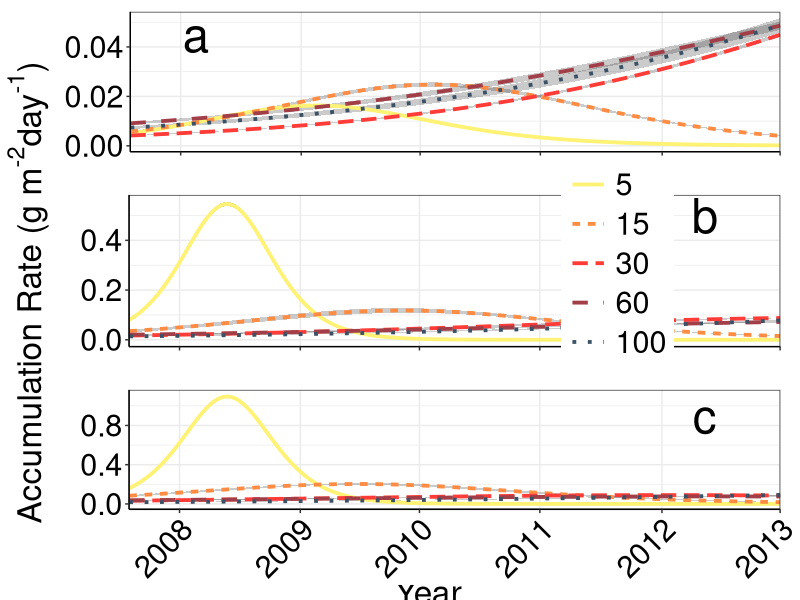

Generate this figure with R:
library(ggplot2)
library(dplyr)
this_theme<-theme_bw()+
  theme(#panel.grid.major = element_blank(),
    #panel.grid.minor = element_blank(),
    panel.background = element_blank(),
    axis.line = element_line(),
    legend.position='none', legend.title=element_blank(),
    legend.text = element_text(size=12),
    axis.title.x = element_text(size=22,vjust=-0.5),
    axis.title.y = element_text(size=22,angle=90, vjust=1.2),
    axis.text.x = element_text(colour="black", size=18),
    axis.text.y = element_text(colour="black", size=18), 
    strip.text = element_text(colour="black", size=18))

theme_set(this_theme)

vgPalette <- c("#EBD46C", "#CA7636", "#8F3928", "#63602D", "#3A2814")
otPalette <- c("#fff275", "#ff8c42", "#ff3c38", "#a23e48", "#3b5166")

coeff<-read.csv("Data/Logistic parameters of root accumulationv2.csv", header=TRUE)

log.rate<-function(t, Asym, xmid, scal){
  
  a<-Asym/scal
  b<-exp((xmid - t)/scal)
  c<- (1+exp((xmid-t)/scal))^2
  
  ans = a * (b/c)
  
  ans
}

t<- 0:1978
rates <- NULL
for(i in 1:dim(coeff)[1]){
  rates <- cbind(rates, log.rate(t, coeff[i,1], coeff[i,2], coeff[i,3]))
}
colnames(rates) <- (as.factor(coeff$plot):(as.factor(coeff$depth)))


rootrates <- data.frame(tu=rep(t,120), eu=rep(colnames(rates),each=length(t)), Mg.ha.day=c(rates))

rootrates$plot<-sub("^([^:]*):.*$", "\\1", rootrates$eu)
rootrates$depth<-sub("^[^:]*:(.*$)", "\\1", rootrates$eu)

rootrates$trt[rootrates$plot %in% c("11", "33", "26", "44")]<-"SC"
rootrates$trt[rootrates$plot %in% c('16', "34", "22", "45")]<-"CS"
rootrates$trt[rootrates$plot %in% c("12", "35", "21", "43")]<-"CC"
rootrates$trt[rootrates$plot %in% c('14', "36", "25", "42")]<-"CCW"
rootrates$trt[rootrates$plot %in% c("13", "31", "24", "46")]<-"P"
rootrates$trt[rootrates$plot %in% c('15', "32", "23", "41")]<-"PF"

library(reshape2)
library(plotrix)
plotmelt<-melt(rootrates, id=c("eu","tu","plot", "trt", "depth"), measured="Mg.ha.day")
plotmeans<-dcast(plotmelt, tu + trt + depth ~variable, mean, margins=TRUE, na.rm=TRUE)
plotmeans<-plotmeans[plotmeans$depth != "(all)",]
plotmeans<-plotmeans[plotmeans$trt != "(all)",]
plotmeans<-plotmeans[plotmeans$tu != "(all)",]
plotmeans<-plotmeans[,-5]

plotstderr<-dcast(plotmelt, tu + trt + depth ~variable, std.error, margins=TRUE, na.rm=TRUE)
plotstderr<-plotstderr[plotstderr$depth != "(all)",]
plotstderr<-plotstderr[plotstderr$trt != "(all)",]
plotstderr<-plotstderr[plotstderr$tu != "(all)",]
plotstderr<-plotstderr[,-5]

ratemeans<-merge(plotmeans, plotstderr, by = c("tu", "trt", "depth"))
colnames(ratemeans)<-c("day", "trt", "depth", "Mg.ha.day", "Mg.ha.day.se")

ratemeans <- within(ratemeans, day <- ordered(day, levels = sort(unique(day))))

ratemeans<-ratemeans[order(as.numeric(ratemeans$day)),,drop=FALSE]
ratemeans$depth <- factor(ratemeans$depth, levels = c("5", "15", "30", "60", "100"))

ratemeansno5<-ratemeans[ratemeans$depth != 5,]
ratemeans5<-ratemeans[ratemeans$depth == 5,]


ratemeans2<-ratemeans[ratemeans$trt %in% c("P", "PF", "CC"),]
ratemeans2$g.m2.day<-ratemeans2$Mg.ha.day*100
ratemeans2$g.m2.day.se<-ratemeans2$Mg.ha.day.se*100

ratemeans2$Mg.ha.year<-ratemeans2$Mg.ha.day*365
ratemeans2$Mg.ha.year.se<-ratemeans2$Mg.ha.day.se*365

ratescc<-ggplot(data = filter(ratemeans2, trt=="CC"),aes(x = day,y = g.m2.day)) + 
  geom_ribbon(aes(group = depth,ymin = g.m2.day - g.m2.day.se,ymax = g.m2.day + g.m2.day.se),alpha = 0.25) + 
  geom_line(aes(group = depth,colour = depth, linetype = depth),size = 1.3) + 
  #labs(x = "Days after establishment",y = (expression(paste("Accumulation Rate (g m" ^ "-2","day" ^ "-1",")")))) + 
  scale_x_discrete(breaks=c(153,520,882,1248,1619,1978), labels = c("2008", "2009", "2010", "2011", "2012", "2013"))+
  scale_y_continuous(breaks=c(0.00, 0.02, 0.04))+
  #scale_x_discrete(breaks=c(100,400,700,1000,1300,1600,1900))+
  scale_colour_manual(values = otPalette)+
  annotate("text", x=200, y=0.045, label="a", size=12)+
  theme(axis.line = element_line(),
        plot.margin = unit(c(.3,.5,1,.2), "cm"),
        legend.position="none", legend.title=element_blank(),
        legend.text = element_text(size=12),
        axis.title.x = element_blank(),
        axis.title.y = element_blank(),
        axis.text.x = element_blank(),
        axis.text.y = element_text(colour="black", size=22))

ratespf<-ggplot(data = filter(ratemeans2, trt=="PF"),aes(x = day,y = g.m2.day)) + 
  geom_ribbon(aes(group = depth,ymin = g.m2.day - g.m2.day.se,ymax = g.m2.day + g.m2.day.se),alpha = 0.25) + 
  geom_line(aes(group = depth,colour = depth, linetype = depth),size = 1.3) + 
  labs(x = "Days after establishment",y = (expression(paste("Accumulation Rate (g m" ^ "-2","day" ^ "-1",")")))) + 
  scale_x_discrete(breaks=c(153,520,882,1248,1619,1978), labels = c("2008", "2009", "2010", "2011", "2012", "2013"))+
  #scale_x_discrete(breaks=c(100,400,700,1000,1300,1600,1900))+
  scale_colour_manual(values = otPalette)+
  annotate("text", x=1750, y=0.5, label="b", size=12)+
  theme(axis.line = element_line(),
        plot.margin = unit(c(0,.5,1,.6), "cm"),
        legend.position=c(.75, .55), legend.title=element_blank(),
        legend.text = element_text(size=22), legend.key.size=unit(1, "cm"),
        axis.title.x = element_blank(),
        axis.title.y = element_blank(),
        axis.text.x = element_blank(),
        axis.text.y = element_text(colour="black", size=22))

ratesp<-ggplot(data = filter(ratemeans2, trt=="P"),aes(x = day,y = g.m2.day)) + 
  geom_ribbon(aes(group = depth,ymin = g.m2.day - g.m2.day.se,ymax = g.m2.day + g.m2.day.se),alpha = 0.25) + 
  geom_line(aes(group = depth,colour = depth, linetype = depth),size = 1.3) + 
  labs(x = "Year",y = (expression(paste("Accumulation Rate (g m" ^ "-2","day" ^ "-1",")")))) + 
  scale_x_discrete(breaks=c(153,520,882,1248,1619,1978), labels = c("2008", "2009", "2010", "2011", "2012", "2013"))+
  scale_y_continuous(breaks=c(0.00, 0.4, 0.8))+
  #scale_x_discrete(breaks=c(100,400,700,1000,1300,1600,1900))+
  scale_colour_manual(values = otPalette)+
  annotate("text", x=1750, y=0.9, label="c", size=12)+
  theme(axis.line = element_line(),
        plot.margin = unit(c(0,.5,0,.6), "cm"),
        legend.position="none", legend.title=element_blank(),
        legend.text = element_text(size=12),
        axis.title.x = element_blank(),
        axis.title.y = element_blank(),
        axis.text.x = element_text(colour="black", size=22, angle = 45, hjust=1, vjust=1),
        axis.text.y = element_text(colour="black", size=22))



library(grid)
vplayout<- function(x,y)
  viewport(layout.pos.row=x, layout.pos.col=y)

pdf("Figures/Root Accumulation and Ratesv7, three panels.pdf", width = 10, height = 15, family = "Times")
grid.newpage()
pushViewport(viewport(layout = grid.layout(4,2, heights = unit(c(5,5,5,.39), "null"), widths = unit(c(.38,5), "null"))))
#grid.text((expression(paste("Biomass (Mg ha" ^ "-1",")"))), rot = 90, vp = viewport(layout.pos.row = 1:5, layout.pos.col = 1), gp=gpar(fontsize=18))
grid.text((expression(paste("Accumulation Rate (g m" ^ "-2","day" ^ "-1",")"))), rot = 90, vp = viewport(layout.pos.row = 1:3, layout.pos.col = 1), gp=gpar(fontsize=24))
grid.text("Year", vp = viewport(layout.pos.row = 4, layout.pos.col = 2), gp=gpar(fontsize=24))
print(ratescc, vp = vplayout(1,2))
print(ratespf, vp = vplayout (2,2))
print(ratesp, vp = vplayout(3,2))
dev.off()

